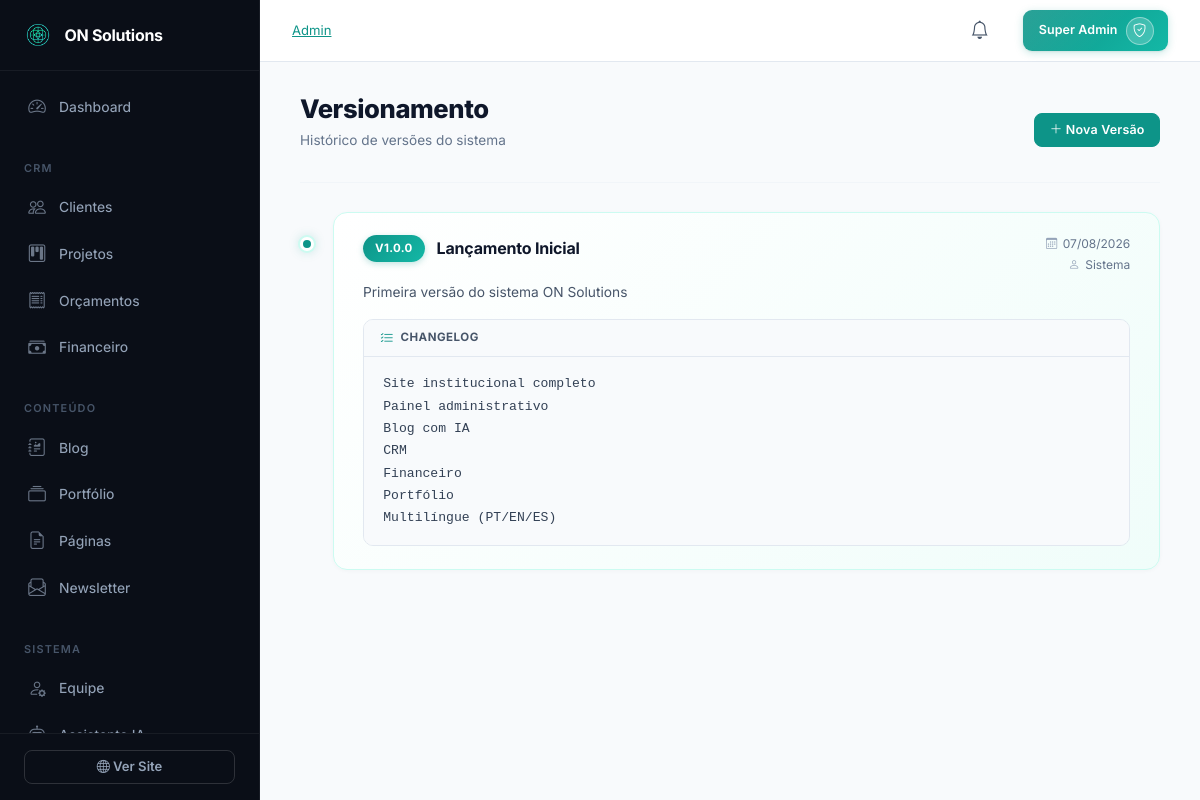
/admin/versions (signed in), run on the app's committed database.
### tables this page shows
CREATE TABLE IF NOT EXISTS `versions` (
    `id` INT UNSIGNED AUTO_INCREMENT PRIMARY KEY,
    `version_number` VARCHAR(50) NOT NULL,
    `title` VARCHAR(255) NOT NULL,
    `description` TEXT NULL,
    `changelog` LONGTEXT NULL,
    `released_by` INT UNSIGNED NULL,
    `released_at` TIMESTAMP DEFAULT CURRENT_TIMESTAMP,
    `created_at` TIMESTAMP DEFAULT CURRENT_TIMESTAMP,
    FOREIGN KEY (`released_by`) REFERENCES `users`(`id`) ON DELETE SET NULL,
    INDEX `idx_versions_number` (`version_number`)
);

### app/Controllers/Admin/VersionsController.php (called while the page is built, shortened)
<?php
class VersionsController extends Controller
{
    public function index(): void
    {
        $this->data['versions'] = $this->db->fetchAll(
            "SELECT v.*, u.name as released_by_name FROM versions v LEFT JOIN users u ON v.released_by = u.id ORDER BY v.released_at DESC"
        );
        $this->data['page_title'] = 'Versionamento - ' . SITE_NAME;
        $this->view('admin/versions/index', $this->data, 'admin');
    }
}

### public/index.php (called while the page is built, shortened)
<?php
$router = new \App\Core\Router();
require ROOT_PATH . '/routes/admin.php';
$requestUri = $_GET['url'] ?? '';
$requestUri = '/' . trim($requestUri, '/');
$requestMethod = $_SERVER['REQUEST_METHOD'];
$router->dispatch($requestUri, $requestMethod);

### app/Core/Database.php (called while the page is built, shortened)
<?php
class Database
{
    private static ?Database $instance = null;
    private PDO $pdo;
    private function __construct(array $config)
    {
        try {
            $dsn = sprintf(
                'mysql:host=%s;port=%d;dbname=%s;charset=%s',
                $config['host'],
                $config['port'],
                $config['database'],
                $config['charset']
            );
            $this->pdo = new PDO(
                $dsn,
                $config['username'],
                $config['password'],
                $config['options']
            );
        } catch (PDOException $e) {
            if (defined('APP_DEBUG') && APP_DEBUG) {
                die('Erro de conexão: ' . $e->getMessage());
            }
            die('Erro ao conectar com o banco de dados.');
        }
    }
    public static function getInstance(array $config = []): self
    {
        if (self::$instance === null) {
            self::$instance = new self($config);
        }
        return self::$instance;
    }
    public function query(string $sql, array $params = []): \PDOStatement
    {
        $stmt = $this->pdo->prepare($sql);
        $stmt->execute($params);
        return $stmt;
    }
    public function fetchAll(string $sql, array $params = []): array
    {
        $stmt = $this->query($sql, $params);
        return $stmt->fetchAll();
    }
}

### app/helpers/functions.php (called while the page is built, shortened)
<?php
function e(mixed $value): string
{
    return htmlspecialchars((string)$value, ENT_QUOTES, 'UTF-8');
}
function formatDate(string $date, string $format = 'd/m/Y'): string
{
    $dt = new DateTime($date);
    return $dt->format($format);
}

### app/views/admin/versions/index.php (the view, shortened to what this page needs)
<div class="versions-page">
    <div class="page-header d-flex justify-content-between align-items-center">
        <div>
            <h1 class="page-title">Versionamento</h1>
            <p class="page-subtitle">Histórico de versões do sistema</p>
        </div>
        <button class="btn btn-primary" data-bs-toggle="modal" data-bs-target="#versionModal">
            <i class="bi bi-plus-lg"></i> Nova Versão
        </button>
    </div>
    <?php if (empty($versions)): ?>
    <div class="versions-empty">
        <div class="versions-empty__icon">
            <i class="bi bi-git"></i>
        </div>
        <h4>Nenhuma versão registrada</h4>
        <p>Registre a primeira versão do sistema para iniciar o histórico.</p>
    </div>
    <?php else: ?>
    <div class="versions-timeline">
        <?php foreach ($versions as $i => $v): ?>
        <div class="version-card <?= $i === 0 ? 'version-card--latest' : '' ?>">
            <div class="version-card__indicator">
                <div class="version-card__dot"></div>
            </div>
            <div class="version-card__content">
                <div class="version-card__header">
                    <div class="version-card__info">
                        <div class="version-card__badge">v<?= e($v['version_number']) ?></div>
                        <h4 class="version-card__title"><?= e($v['title']) ?></h4>
                    </div>
                    <div class="version-card__meta">
                        <span class="version-card__date">
                            <i class="bi bi-calendar3"></i> <?= formatDate($v['released_at']) ?>
                        </span>
                        <span class="version-card__author">
                            <i class="bi bi-person"></i> <?= e($v['released_by_name'] ?? 'Sistema') ?>
                        </span>
                    </div>
                </div>
                <?php if (!empty($v['description'])): ?>
                <p class="version-card__description"><?= e($v['description']) ?></p>
                <?php endif; ?>
                <?php if (!empty($v['changelog'])): ?>
                <div class="version-card__changelog">
                    <div class="version-card__changelog-label">
                        <i class="bi bi-list-check"></i> Changelog
                    </div>
                    <pre class="version-card__changelog-content"><?= e($v['changelog']) ?></pre>
                </div>
                <?php endif; ?>
            </div>
        </div>
        <?php endforeach; ?>
    </div>
    <?php endif; ?>
</div>

### app/Core/Router.php (shortened to what this page needs)
<?php
class Router
{
    private array $routes = [];
    private string $currentPrefix = '';
    private array $currentMiddlewares = [];
    public function group(array $options, callable $callback): void
    {
        $previousPrefix = $this->currentPrefix;
        $previousMiddlewares = $this->currentMiddlewares;
        $this->currentPrefix .= $options['prefix'] ?? '';
        $this->currentMiddlewares = array_merge(
            $this->currentMiddlewares,
            $options['middleware'] ?? []
        );
        $this->currentPrefix = $previousPrefix;
        $this->currentMiddlewares = $previousMiddlewares;
    }
    private function addRoute(string $method, string $uri, string $action, array $middlewares = []): self
    {
        $uri = $this->currentPrefix . '/' . ltrim($uri, '/');
        $uri = '/' . trim($uri, '/');
        $pattern = preg_replace('/\{([a-zA-Z_]+)\}/', '(?P<$1>[^/]+)', $uri);
        $pattern = '#^' . $pattern . '$#';
        $allMiddlewares = array_merge($this->currentMiddlewares, $middlewares);
        $this->routes[] = [
            'method'      => $method,
            'uri'         => $uri,
            'pattern'     => $pattern,
            'action'      => $action,
            'middlewares' => $allMiddlewares,
        ];
        return $this;
    }
    public function dispatch(string $requestUri, string $requestMethod): void
    {
        $uri = parse_url($requestUri, PHP_URL_PATH);
        $uri = '/' . trim($uri, '/');
        foreach ($this->routes as $route) {
            if ($route['method'] !== $requestMethod) {
                continue;
            }
            if (preg_match($route['pattern'], $uri, $matches)) {
                $params = array_filter($matches, 'is_string', ARRAY_FILTER_USE_KEY);
                $this->executeAction($route['action'], $params);
                return;
            }
        }
    }
    private function executeAction(string $action, array $params): void
    {
        [$controllerName, $methodName] = explode('@', $action);
        $controller = new $controllerClass();
        call_user_func_array([$controller, $methodName], $params);
    }
}

### public/assets/css/admin.css (style rules this page uses)
:root { --sidebar-width: 260px; --topbar-height: 62px; --admin-primary: #0d9488; --admin-primary-hover: #0f766e; --admin-primary-light: #14b8a6; --admin-primary-50: #f0fdfa; --admin-primary-100: #ccfbf1; }
body.admin-body { margin: 0; background: #f8fafc; font-family: 'Inter', -apple-system, BlinkMacSystemFont, sans-serif; -webkit-font-smoothing: antialiased; color: #334155; }
.page-header { margin-bottom: 1.8rem; }
.page-title { font-size: 1.6rem; font-weight: 800; color: #0f172a; margin: 0; letter-spacing: -0.4px; }
.page-subtitle { color: #64748b; font-size: 0.85rem; margin-top: 0.3rem; font-weight: 400; }
.btn-primary { background: var(--admin-primary); border-color: var(--admin-primary); border-radius: 10px; font-weight: 600; font-size: 0.88rem; padding: 0.6rem 1.4rem; transition: all 0.25s cubic-bezier(0.4, 0, 0.2, 1); letter-spacing: 0.2px; }
h1, h2, h3, h4, h5, h6 { color: #0f172a; }
.d-flex.justify-content-between.align-items-center.mb-4, .page-header.d-flex { padding-bottom: 1rem; border-bottom: 1px solid #f1f5f9; }
.page-header .btn, .d-flex.justify-content-between.align-items-center.mb-4 .btn, .page-header.d-flex .btn { padding: 0.4rem 0.9rem; font-size: 0.78rem; border-radius: 8px; }
.versions-page { width: 100%; }
.versions-timeline { display: flex; flex-direction: column; gap: 0; }
.version-card { display: flex; gap: 1.2rem; position: relative; }
.version-card__indicator { display: flex; flex-direction: column; align-items: center; flex-shrink: 0; padding-top: 1.6rem; }
.version-card__dot { width: 14px; height: 14px; border-radius: 50%; background: #cbd5e1; border: 3px solid #fff; box-shadow: 0 0 0 2px #e2e8f0; flex-shrink: 0; z-index: 1; transition: all 0.3s ease; }
.version-card--latest .version-card__dot { background: var(--admin-primary); box-shadow: 0 0 0 2px var(--admin-primary-100), 0 0 12px rgba(13, 148, 136, 0.3); }
.version-card__content { flex: 1; background: #fff; border: 1px solid #e2e8f0; border-radius: 14px; padding: 1.4rem 1.8rem; margin-bottom: 1.2rem; transition: all 0.3s ease; box-shadow: 0 1px 4px rgba(0, 0, 0, 0.03); }
.version-card--latest .version-card__content { border-color: var(--admin-primary-100); background: linear-gradient(135deg, #fff 0%, var(--admin-primary-50) 100%); }
.version-card__header { display: flex; justify-content: space-between; align-items: flex-start; gap: 1rem; margin-bottom: 0.5rem; }
.version-card__info { display: flex; align-items: center; gap: 0.75rem; }
.version-card__badge { background: linear-gradient(135deg, var(--admin-primary), var(--admin-primary-light)); color: #fff; font-size: 0.72rem; font-weight: 700; padding: 0.3rem 0.75rem; border-radius: 50px; letter-spacing: 0.3px; text-transform: uppercase; white-space: nowrap; box-shadow: 0 2px 6px rgba(13, 148, 136, 0.25); }
.version-card__title { font-size: 1rem; font-weight: 700; color: #0f172a; margin: 0; letter-spacing: -0.2px; }
.version-card__meta { display: flex; flex-direction: column; align-items: flex-end; gap: 0.2rem; flex-shrink: 0; }
.version-card__date, .version-card__author { font-size: 0.75rem; color: #64748b; display: flex; align-items: center; gap: 0.35rem; white-space: nowrap; }
.version-card__date i, .version-card__author i { font-size: 0.7rem; color: #94a3b8; }
.version-card__description { font-size: 0.86rem; color: #475569; margin: 0.5rem 0 0; line-height: 1.5; }
.version-card__changelog { margin-top: 1rem; border-radius: 10px; overflow: hidden; border: 1px solid #e2e8f0; }
.version-card__changelog-label { background: #f8fafc; padding: 0.5rem 1rem; font-size: 0.72rem; font-weight: 700; color: #475569; text-transform: uppercase; letter-spacing: 0.5px; border-bottom: 1px solid #e2e8f0; display: flex; align-items: center; gap: 0.4rem; }
.version-card__changelog-label i { color: var(--admin-primary); font-size: 0.85rem; }
.version-card__changelog-content { background: #f8fafc; color: #334155; padding: 1rem 1.2rem; margin: 0; font-size: 0.82rem; font-family: 'JetBrains Mono', 'Fira Code', monospace; line-height: 1.7; white-space: pre-wrap; word-break: break-word; border-radius: 0; }

### data on the page
versions: version_number "1.0.0", title "Lançamento Inicial", released_at "07/08/2026", released_by_name "Sistema", description "Primeira versão do sistema ON Solutions", changelog "Site institucional completo Painel administrativo Blog com IA CRM Financeiro Portfólio Multilíngue (PT/EN/ES)"
